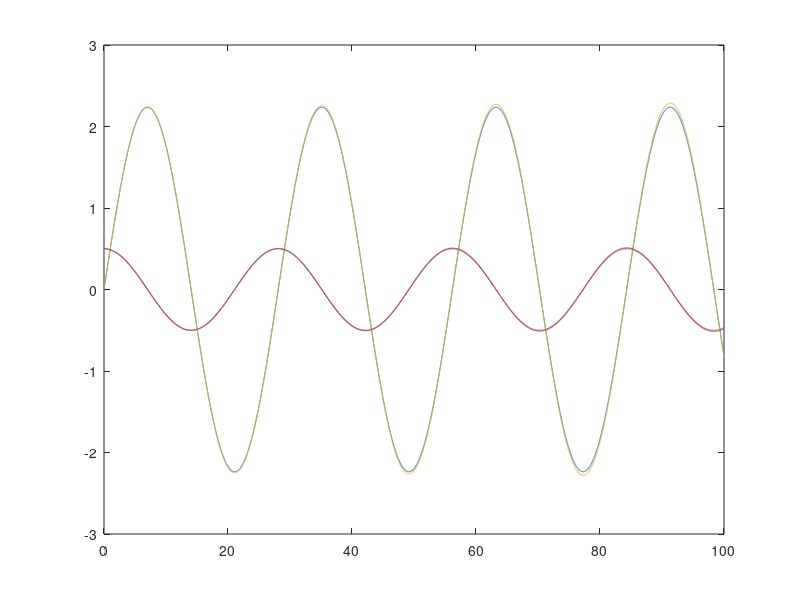

Recreate this plot in MATLAB.
% Simulation of harmonious spring

%time variables
starttime = 0; 		%start at time 0
endtime = 100		%we don't want to wait forever. 1 = 1s
dt = 0.01			%has to be found empirically. We want it to be as big as possible while still producing stable results to enhance performance 1 = 1s
t = starttime;		%for first iteration
iterations = (endtime-starttime)/dt

%physical variables
mass = 20						%kg
x = 0							%meter. We assume the spring to be in stable position. Motion will be generated by applying a v0
v = 0.5							%meter/second. 
k = 1							%kg/s^2
a = 0
x_verlet = zeros(iterations,1);	%initialize vectors to store the values of v and x 
v_verlet = zeros(iterations,1);	%for later plotting
t_verlet = zeros(iterations,1);
x_euler = zeros(iterations,1);	%both for Euler and Verlet Integrations
v_euler = zeros(iterations,1);
t_euler = zeros(iterations,1);


%Euler Integration
for i= 1:iterations
	%update trajectories
	x_euler(i)=x;
	v_euler(i)=v;
	t_euler(i)=t;
	%update symbols
	a=-k*x/mass;
	x=x+dt*v;
	v=v+dt*a;
	t=t+dt;
end

%plot Euler
plot(t_euler,[x_euler,v_euler],'-');

%reset variables%physical variables
mass = 20						%kg
x = 0;							%meter. We assume the spring to be in stable position. Motion will be generated by applying a v0
v = 0.5;						%meter/second. 
k = 1;							%kg/s^2
a = 0;

%Verlet Integration
%Verlet Integration relies on two value to create the next value
%We only know the initial values, so we need to calculate a second x,v value pair
%We can do this using the Taylor polynom of the second order, leaving us with only 
%a third-order error that only appears in the first timestep. Because we simulate many timesteps, this
%is neglectable
x_verlet(1)= x;
v_verlet(1)= v;
t_verlet(1)= 0;

a=-k*x/mass;
x_verlet(2)= x_verlet(1)+v_verlet(1)*dt+0.5*a*dt^2;
t_verlet(2)= dt;

%We use the mean value between two position points over time to get the speed. For accuracy, we use 
%the previous and next value. This means that we have to calculate the next x value first. Thus the
%speed calculation lags one td step behind.

for i= 3:iterations
	%calculate current acceleration
	a=-k*x_verlet(i-1)/mass;
	%calculate new x
	x_verlet(i)= 2*x_verlet(i-1)-x_verlet(i-2)+(dt^2)*a;
	%calculate previous v
	v_verlet(i-1)= (x_verlet(i)-x_verlet(i-2))/(2*dt);
	t_verlet(i)=t_verlet(i-1)+dt;
end

%Now calculate the last v point - we can of course only use the current value, the last point is thus slightly less accurate
v_verlet(iterations)=(x_verlet(iterations)-x_verlet(iterations-1))/(dt);

%plot Verlet
plot(t_verlet,[x_verlet,v_verlet, x_euler, v_euler],'-');


